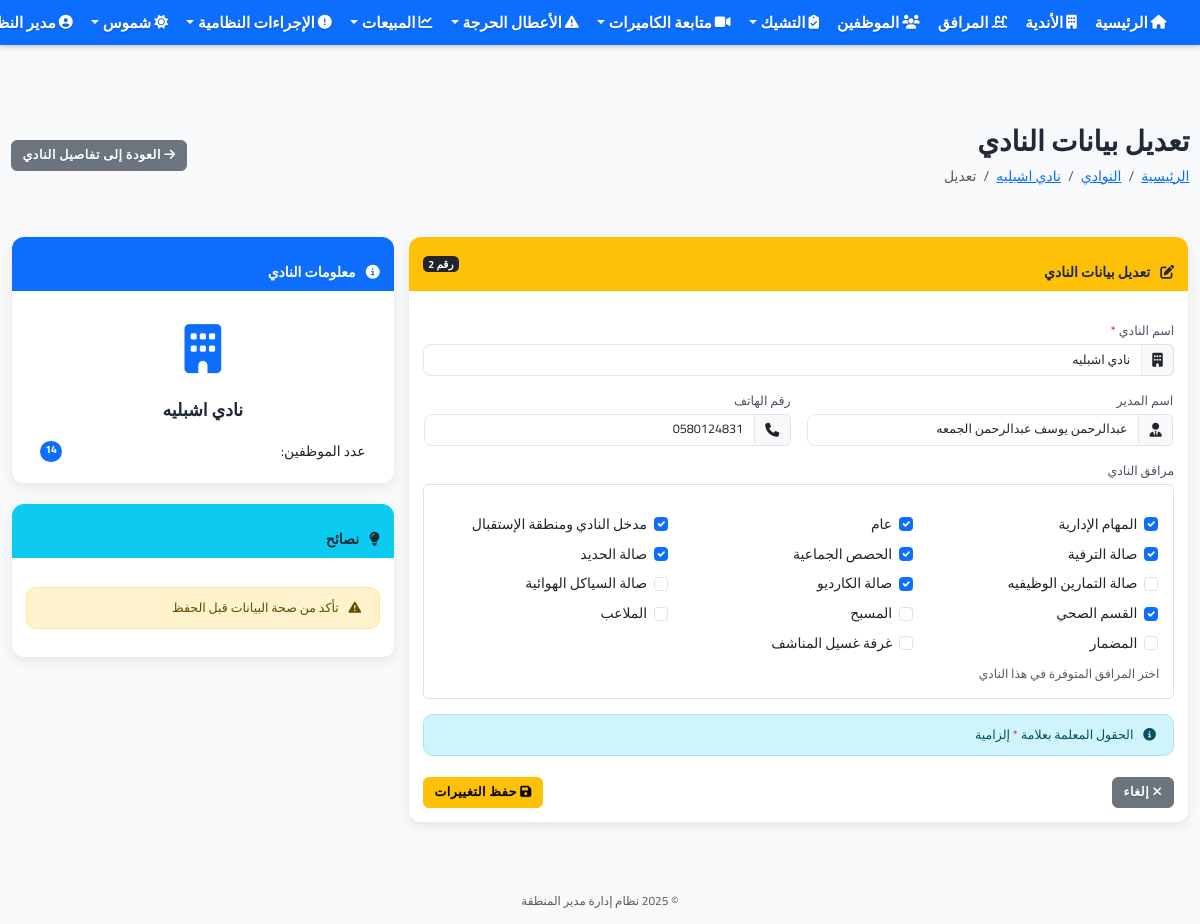
The app's page /clubs/2/edit (signed in) with its own data.
### app.py (models this page shows, shortened)
class User(UserMixin, db.Model):
    __table__ = db.Table('user', db.metadata,
        db.Column('id', db.Integer, primary_key=True),
        db.Column('username', db.String(64), index=True, unique=True),
        db.Column('name', db.String(100)),
        db.Column('phone', db.String(20)),
        db.Column('password', db.String(128)),
        db.Column('is_admin', db.Boolean, default=False),
        db.Column('role', db.String(50), default='user'),  # الدور: admin, manager, supervisor, user
        extend_existing=True
    )
    permissions = db.relationship('Permission', secondary='user_permission', lazy='subquery',
                               backref=db.backref('users', lazy=True))
    clubs = db.relationship('Club', secondary=user_clubs, lazy='subquery',
                          backref=db.backref('users', lazy=True))
    def has_permission(self, permission_code):
        try:
            if self.is_admin:
                return True
        except Exception as e:
            print(f"خطأ في التحقق من الصلاحيات: {str(e)}")
            return False

class Club(db.Model):
    id = db.Column(db.Integer, primary_key=True)
    name = db.Column(db.String(100), nullable=False)
    location = db.Column(db.String(200), nullable=False)
    manager_name = db.Column(db.String(100))
    phone = db.Column(db.String(20))
    facilities = db.relationship('Facility', secondary=club_facilities, lazy='subquery',
                               backref=db.backref('clubs', lazy=True))

class Facility(db.Model):
    id = db.Column(db.Integer, primary_key=True)
    name = db.Column(db.String(100), nullable=False)
    is_active = db.Column(db.Boolean, default=True)
    is_imported = db.Column(db.Boolean, default=False)  # حقل يشير إلى أن المرفق تم استيراده من ملف إكسل

### app.py (the view, shortened to what this page needs)
@app.route('/clubs/<int:id>/edit', methods=['GET', 'POST'])
@login_required
def edit_club(id):
    club = Club.query.get_or_404(id)
    if not current_user.has_permission('edit_club'):
        flash('ليس لديك صلاحية لتعديل النادي')
        return redirect(url_for('club_detail', id=id))
    if not current_user.is_admin and club not in current_user.clubs:
        flash('ليس لديك صلاحية للوصول إلى هذا النادي')
        return redirect(url_for('clubs'))
    facilities = Facility.query.filter_by(is_imported=True).all()
    return render_template('clubs/edit.html', title='تعديل بيانات النادي', club=club, facilities=facilities)

### templates/clubs/edit.html (shortened to what this page needs)
{% extends "base.html" %}
{% block content %}
<div class="d-flex justify-content-between align-items-center mb-4">
    <div>
        <h1>تعديل بيانات النادي</h1>
        <nav aria-label="breadcrumb">
            <ol class="breadcrumb">
                <li class="breadcrumb-item"><a href="{{ url_for('index') }}">الرئيسية</a></li>
                <li class="breadcrumb-item"><a href="{{ url_for('clubs') }}">النوادي</a></li>
                <li class="breadcrumb-item"><a href="{{ url_for('club_detail', id=club.id) }}">{{ club.name }}</a></li>
                <li class="breadcrumb-item active" aria-current="page">تعديل</li>
            </ol>
        </nav>
    </div>
    <a href="{{ url_for('club_detail', id=club.id) }}" class="btn btn-secondary">
        <i class="fas fa-arrow-right"></i> العودة إلى تفاصيل النادي
    </a>
</div>
<div class="row">
    <div class="col-md-8">
        <div class="card">
            <div class="card-header bg-warning text-dark d-flex justify-content-between align-items-center">
                <h4 class="mb-0"><i class="fas fa-edit me-2"></i> تعديل بيانات النادي</h4>
                <span class="badge bg-dark">رقم {{ club.id }}</span>
            </div>
            <div class="card-body">
                <form action="" method="post" novalidate>
                    <div class="mb-3">
                        <label for="name" class="form-label">اسم النادي <span class="text-danger">*</span></label>
                        <div class="input-group">
                            <span class="input-group-text"><i class="fas fa-building"></i></span>
                            <input type="text" class="form-control" id="name" name="name" value="{{ club.name }}" required>
                        </div>
                    </div>
                    <div class="row mb-3">
                        <div class="col-md-6">
                            <label for="manager_name" class="form-label">اسم المدير</label>
                            <div class="input-group">
                                <span class="input-group-text"><i class="fas fa-user-tie"></i></span>
                                <input type="text" class="form-control" id="manager_name" name="manager_name" value="{{ club.manager_name or '' }}">
                            </div>
                        </div>
                        <div class="col-md-6">
                            <label for="phone" class="form-label">رقم الهاتف</label>
                            <div class="input-group">
                                <span class="input-group-text"><i class="fas fa-phone"></i></span>
                                <input type="text" class="form-control" id="phone" name="phone" value="{{ club.phone or '' }}">
                            </div>
                        </div>
                    </div>
                    <div class="mb-3">
                        <label class="form-label">مرافق النادي</label>
                        <div class="border rounded p-3">
                            <div class="row">
                                {% for facility in facilities %}
                                <div class="col-md-4 mb-2">
                                    <div class="form-check">
                                        <input class="form-check-input" type="checkbox" name="facilities" value="{{ facility.id }}" id="facility{{ facility.id }}"
                                               {% if facility in club.facilities %}checked{% endif %}>
                                        <label class="form-check-label" for="facility{{ facility.id }}">
                                            {{ facility.name }}
                                        </label>
                                    </div>
                                </div>
                                {% endfor %}
                            </div>
                            <small class="text-muted">اختر المرافق المتوفرة في هذا النادي</small>
                        </div>
                    </div>
                    <div class="alert alert-info">
                        <i class="fas fa-info-circle me-2"></i>
                        الحقول المعلمة بعلامة <span class="text-danger">*</span> إلزامية
                    </div>
                    <div class="d-flex justify-content-between mt-4">
                        <a href="{{ url_for('club_detail', id=club.id) }}" class="btn btn-secondary">
                            <i class="fas fa-times"></i> إلغاء
                        </a>
                        <button type="submit" class="btn btn-warning">
                            <i class="fas fa-save"></i> حفظ التغييرات
                        </button>
                    </div>
                </form>
            </div>
        </div>
    </div>
    <div class="col-md-4">
        <div class="card mb-4">
            <div class="card-header bg-primary text-white">
                <h5 class="mb-0"><i class="fas fa-info-circle me-2"></i> معلومات النادي</h5>
            </div>
            <div class="card-body">
                <div class="text-center mb-3">
                    <div class="display-4 text-primary">
                        <i class="fas fa-building"></i>
                    </div>
                    <h4>{{ club.name }}</h4>
                </div>
                <ul class="list-group list-group-flush">
                    <li class="list-group-item d-flex justify-content-between">
                        <span>عدد الموظفين:</span>
                        <span class="badge bg-primary rounded-pill">{{ club.employees|length }}</span>
                    </li>
                </ul>
            </div>
        </div>
        <div class="card">
            <div class="card-header bg-info text-white">
                <h5 class="mb-0"><i class="fas fa-lightbulb me-2"></i> نصائح</h5>
            </div>
            <div class="card-body">
                <div class="alert alert-warning">
                    <i class="fas fa-exclamation-triangle me-2"></i>
                    تأكد من صحة البيانات قبل الحفظ
                </div>
            </div>
        </div>
    </div>
</div>
{% endblock %}

### templates/base.html (shortened to what this page needs)
<!DOCTYPE html>
<html lang="ar" dir="rtl">
<head>
    <link rel="stylesheet" href="https://cdn.jsdelivr.net/npm/bootstrap@5.3.0/dist/css/bootstrap.rtl.min.css">
    <link rel="stylesheet" href="https://cdnjs.cloudflare.com/ajax/libs/font-awesome/6.4.0/css/all.min.css" media="print" onload="this.media='all'">
    <link rel="stylesheet" href="{{ url_for('static', filename='css/fix-size.css') }}">
    <link rel="stylesheet" href="{{ url_for('static', filename='css/performance.css') }}">
    <link rel="stylesheet" href="{{ url_for('static', filename='css/compact-style.css') }}?v={{ range(100000, 999999) | random }}">
    <link rel="stylesheet" href="{{ url_for('static', filename='css/navbar-fixed-solution.css') }}?v={{ range(100000, 999999) | random }}">
    <link rel="stylesheet" href="{{ url_for('static', filename='css/navbar-fixed-absolute-new.css') }}?v={{ range(100000, 999999) | random }}">
    <link rel="stylesheet" href="{{ url_for('static', filename='css/dashboard-cards-fix.css') }}?v={{ range(100000, 999999) | random }}">
</head>
<body class="no-margin" style="padding-top: 70px !important; margin: 0 !important; overflow-x: hidden !important;">
    <nav class="navbar navbar-expand-lg navbar-dark bg-primary px-2 fixed-top" style="position: fixed !important; top: 0 !important; left: 0 !important; right: 0 !important; width: 100% !important; z-index: 1030 !important; margin: 0 !important; padding: 0 !important; height: 45px !important; box-shadow: 0 2px 5px rgba(0, 0, 0, 0.2) !important; transform: none !important; transition: none !important; animation: none !important; will-change: auto !important;">
        <div class="container-fluid" style="padding: 0;">
            <div class="collapse navbar-collapse" id="navbarNav">
                <ul class="navbar-nav">
                    {% if current_user.is_authenticated %}
                    <li class="nav-item">
                        <a class="nav-link fw-bold" href="{{ url_for('index') }}">
                            <i class="fas fa-home me-1"></i> الرئيسية
                        </a>
                    </li>
                    <li class="nav-item">
                        <a class="nav-link fw-bold" href="{{ url_for('clubs') }}">
                            <i class="fas fa-building me-1"></i> الأندية
                        </a>
                    </li>
                    <li class="nav-item">
                        <a class="nav-link fw-bold" href="{{ url_for('facilities') }}">
                            <i class="fas fa-swimming-pool me-1"></i> المرافق
                        </a>
                    </li>
                    <li class="nav-item">
                        <a class="nav-link fw-bold" href="{{ url_for('employees') }}">
                            <i class="fas fa-users me-1"></i> الموظفين
                        </a>
                    </li>
                    <li class="nav-item dropdown">
                        <a class="nav-link dropdown-toggle fw-bold" href="#" id="checksDropdown" role="button" data-bs-toggle="dropdown">
                            <i class="fas fa-clipboard-check me-1"></i> التشيك
                        </a>
                    </li>
                    <li class="nav-item dropdown">
                        <a class="nav-link dropdown-toggle fw-bold" href="#" id="cameraDropdown" role="button" data-bs-toggle="dropdown">
                            <i class="fas fa-video me-1"></i> متابعة الكاميرات
                        </a>
                    </li>
                    <li class="nav-item dropdown">
                        <a class="nav-link dropdown-toggle fw-bold" href="#" id="criticalIssuesDropdown" role="button" data-bs-toggle="dropdown">
                            <i class="fas fa-exclamation-triangle me-1"></i> الأعطال الحرجة
                        </a>
                    </li>
                    <li class="nav-item dropdown">
                        <a class="nav-link dropdown-toggle fw-bold" href="#" id="salesDropdown" role="button" data-bs-toggle="dropdown">
                            <i class="fas fa-chart-line me-1"></i> المبيعات
                        </a>
                    </li>
                    <li class="nav-item dropdown">
                        <a class="nav-link dropdown-toggle fw-bold" href="#" id="violationsDropdown" role="button" data-bs-toggle="dropdown">
                            <i class="fas fa-exclamation-circle me-1"></i> الإجراءات النظامية
                        </a>
                    </li>
                    <li class="nav-item dropdown">
                        <a class="nav-link dropdown-toggle fw-bold" href="#" id="shumoosDropdown" role="button" data-bs-toggle="dropdown">
                            <i class="fas fa-sun me-1"></i> شموس
                        </a>
                    </li>
                    {% endif %}
                </ul>
                <ul class="navbar-nav ms-auto">
                    {% if current_user.is_authenticated %}
                    <li class="nav-item dropdown">
                        <a class="nav-link dropdown-toggle fw-bold" href="#" id="navbarDropdown" role="button" data-bs-toggle="dropdown">
                            <i class="fas fa-user-circle me-1"></i> {{ current_user.name }}
                        </a>
                    </li>
                    {% else %}
                    <li class="nav-item">
                        <a class="nav-link fw-bold" href="{{ url_for('login') }}">
                            <i class="fas fa-sign-in-alt me-1"></i> تسجيل الدخول
                        </a>
                    </li>
                    {% endif %}
                </ul>
            </div>
        </div>
    </nav>
    <main class="container-fluid px-3" style="margin-top: 20px !important; padding-top: 20px !important;">
        {% block content %}{% endblock %}
    </main>
    <footer class="footer mt-5 py-3 bg-light">
        <div class="container text-center">
            <span class="text-muted">© 2025 نظام إدارة مدير المنطقة</span>
        </div>
    </footer>
</body>
</html>

### records on screen
User: name "مدير…"
Club: name "نادي اشبليه", id "2", manager_name "عبدالرحمن يوسف عبدالرحمن الجمعه", phone "0580124831"
Facility: name "المهام الإدارية"
Facility: name "عام"
Facility: name "مدخل النادي ومنطقة الإستقبال"
Facility: name "صالة الترفية"
Facility: name "الحصص الجماعية"
Facility: name "صالة الحديد"
Facility: name "صالة التمارين الوظيفيه"
Facility: name "صالة الكارديو"
Facility: name "صالة السياكل الهوائية"
Facility: name "القسم الصحي"
Facility: name "المسبح"
Facility: name "الملاعب"
Facility: name "المضمار"
Facility: name "غرفة غسيل المناشف"

### other values on screen
{{ club.employees|length }} "14"
